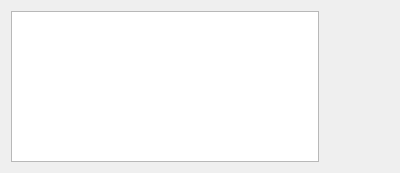
<?xml version="1.0" encoding="UTF-8"?>
<ui version="4.0">
 <class>DropTargetForm</class>
 <widget class="QWidget" name="DropTargetForm">
  <property name="geometry">
   <rect>
    <x>0</x>
    <y>0</y>
    <width>400</width>
    <height>173</height>
   </rect>
  </property>
  <property name="windowTitle">
   <string>Form</string>
  </property>
  <layout class="QHBoxLayout" name="horizontalLayout_2">
   <item>
    <layout class="QHBoxLayout" name="horizontalLayout">
     <item>
      <layout class="QGridLayout" name="gridLayout">
       <item row="0" column="0">
        <widget class="QTextEdit" name="textEdit_2"/>
       </item>
       <item row="0" column="1">
        <widget class="batchproc::DropWidget" name="dropWidget" native="true">
         <property name="minimumSize">
          <size>
           <width>64</width>
           <height>64</height>
          </size>
         </property>
        </widget>
       </item>
      </layout>
     </item>
    </layout>
   </item>
  </layout>
 </widget>
 <customwidgets>
  <customwidget>
   <class>batchproc::DropWidget</class>
   <extends>QWidget</extends>
   <header>dropwidget.hpp</header>
   <container>1</container>
  </customwidget>
 </customwidgets>
 <resources/>
 <connections/>
</ui>
